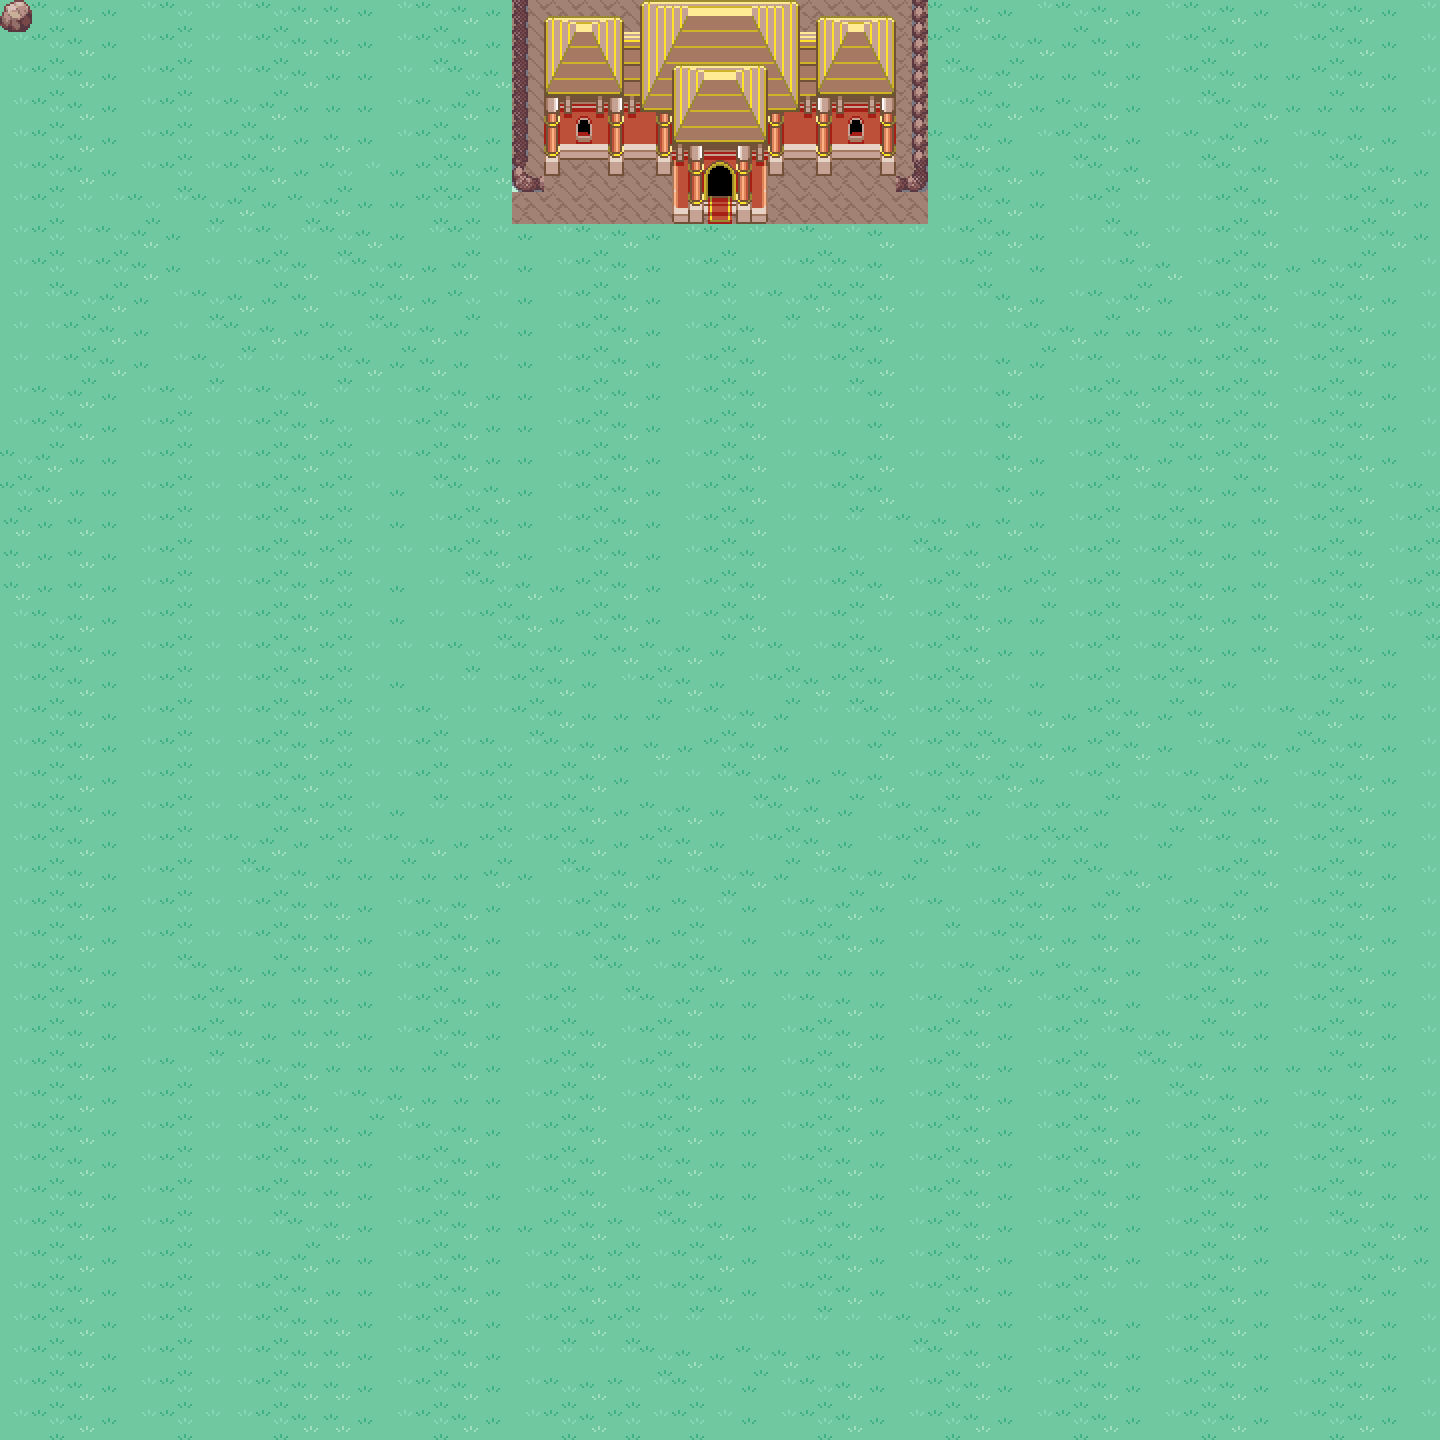

This game map was drawn from its Tiled (.tmx) file and the tilesets committed beside it. A one-line description and the trimmed map source follow:
An orthogonal 45x45 tile map with 32x32 px tiles, 4 tile layers (Floor, Walls, Objects, SuperiorObjects), 5 tilesets and 3 objects.

<map version="1.0" tiledversion="1.1.2" orientation="orthogonal" renderorder="right-down" width="45" height="45" tilewidth="32" tileheight="32" infinite="0" nextobjectid="118">
 <tileset firstgid="1" source="Multi-Inside.tsx" />
 <tileset firstgid="1905" source="interior.tsx" />
 <tileset firstgid="2161" source="castle.tsx" />
 <tileset firstgid="2313" source="Cavetiles.tsx" />
 <tileset firstgid="3809" source="Outside.tsx" />
 <layer name="Floor" width="45" height="45">
  <data>[2025 cells, 2025 non-empty, 9 distinct tile ids]</data>
 </layer>
 <layer name="Walls" width="45" height="45">
  <data>[2025 cells, 89 non-empty, 81 distinct tile ids]</data>
 </layer>
 <layer name="Objects" width="45" height="45">
  <data>[2025 cells, 1 non-empty, 1 distinct tile ids]</data>
 </layer>
 <objectgroup name="Path" />
 <objectgroup name="Collisions" />
 <objectgroup color="#ff0000" name="Triggers">
  <object id="107" x="800.667" y="207.333" width="28.6667" height="23.3333">
   <properties>
    <property name="isLinkedTo" value="entry_1" />
   </properties>
  </object>
  <object id="108" x="806.75" y="128.5" width="21.1667" height="41.6666">
   <properties>
    <property name="changeMap" value="Planta1" />
    <property name="linkTo" value="entry_3" />
    <property name="stopAllSounds" type="bool" value="false" />
   </properties>
  </object>
  <object id="109" x="786" y="193" width="54" height="54">
   <properties>
    <property name="isLooped" type="bool" value="true" />
    <property name="playSound" value="Planta0.mp3" />
   </properties>
  </object>
 </objectgroup>
 <objectgroup color="#00ff00" name="Items" />
 <layer name="SuperiorObjects" width="45" height="45">
  <data>[2025 cells, 0 non-empty, 0 distinct tile ids]</data>
 </layer>
</map>
